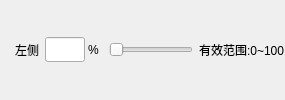
              <widget class="QWidget" name="leftTransparencWidget" native="true">
               <property name="minimumSize">
                <size>
                 <width>0</width>
                 <height>0</height>
                </size>
               </property>
               <layout class="QHBoxLayout" name="horizontalLayout_4">
                <property name="leftMargin">
                 <number>15</number>
                </property>
                <property name="rightMargin">
                 <number>0</number>
                </property>
                <item>
                 <widget class="QLabel" name="label_5">
                  <property name="text">
                   <string>左侧</string>
                  </property>
                 </widget>
                </item>
                <item>
                 <layout class="QHBoxLayout" name="horizontalLayout_5">
                  <property name="spacing">
                   <number>3</number>
                  </property>
                  <item>
                   <widget class="QLineEdit" name="leftTransparencyEdit">
                    <property name="sizePolicy">
                     <sizepolicy hsizetype="Preferred" vsizetype="Fixed">
                      <horstretch>0</horstretch>
                      <verstretch>0</verstretch>
                     </sizepolicy>
                    </property>
                    <property name="minimumSize">
                     <size>
                      <width>40</width>
                      <height>25</height>
                     </size>
                    </property>
                    <property name="maximumSize">
                     <size>
                      <width>40</width>
                      <height>25</height>
                     </size>
                    </property>
                    <property name="alignment">
                     <set>Qt::AlignCenter</set>
                    </property>
                   </widget>
                  </item>
                  <item>
                   <widget class="QLabel" name="label_2">
                    <property name="minimumSize">
                     <size>
                      <width>15</width>
                      <height>0</height>
                     </size>
                    </property>
                    <property name="maximumSize">
                     <size>
                      <width>15</width>
                      <height>16777215</height>
                     </size>
                    </property>
                    <property name="text">
                     <string>%</string>
                    </property>
                   </widget>
                  </item>
                 </layout>
                </item>
                <item>
                 <widget class="LNSlider" name="leftTransparencyHSlider">
                  <property name="minimumSize">
                   <size>
                    <width>0</width>
                    <height>0</height>
                   </size>
                  </property>
                  <property name="maximumSize">
                   <size>
                    <width>16777215</width>
                    <height>16777215</height>
                   </size>
                  </property>
                  <property name="minimum">
                   <number>0</number>
                  </property>
                  <property name="maximum">
                   <number>100</number>
                  </property>
                  <property name="orientation">
                   <enum>Qt::Horizontal</enum>
                  </property>
                 </widget>
                </item>
                <item>
                 <widget class="QLabel" name="leftTransparencyRangeEdit">
                  <property name="text">
                   <string>有效范围:0~100</string>
                  </property>
                 </widget>
                </item>
               </layout>
              </widget>
